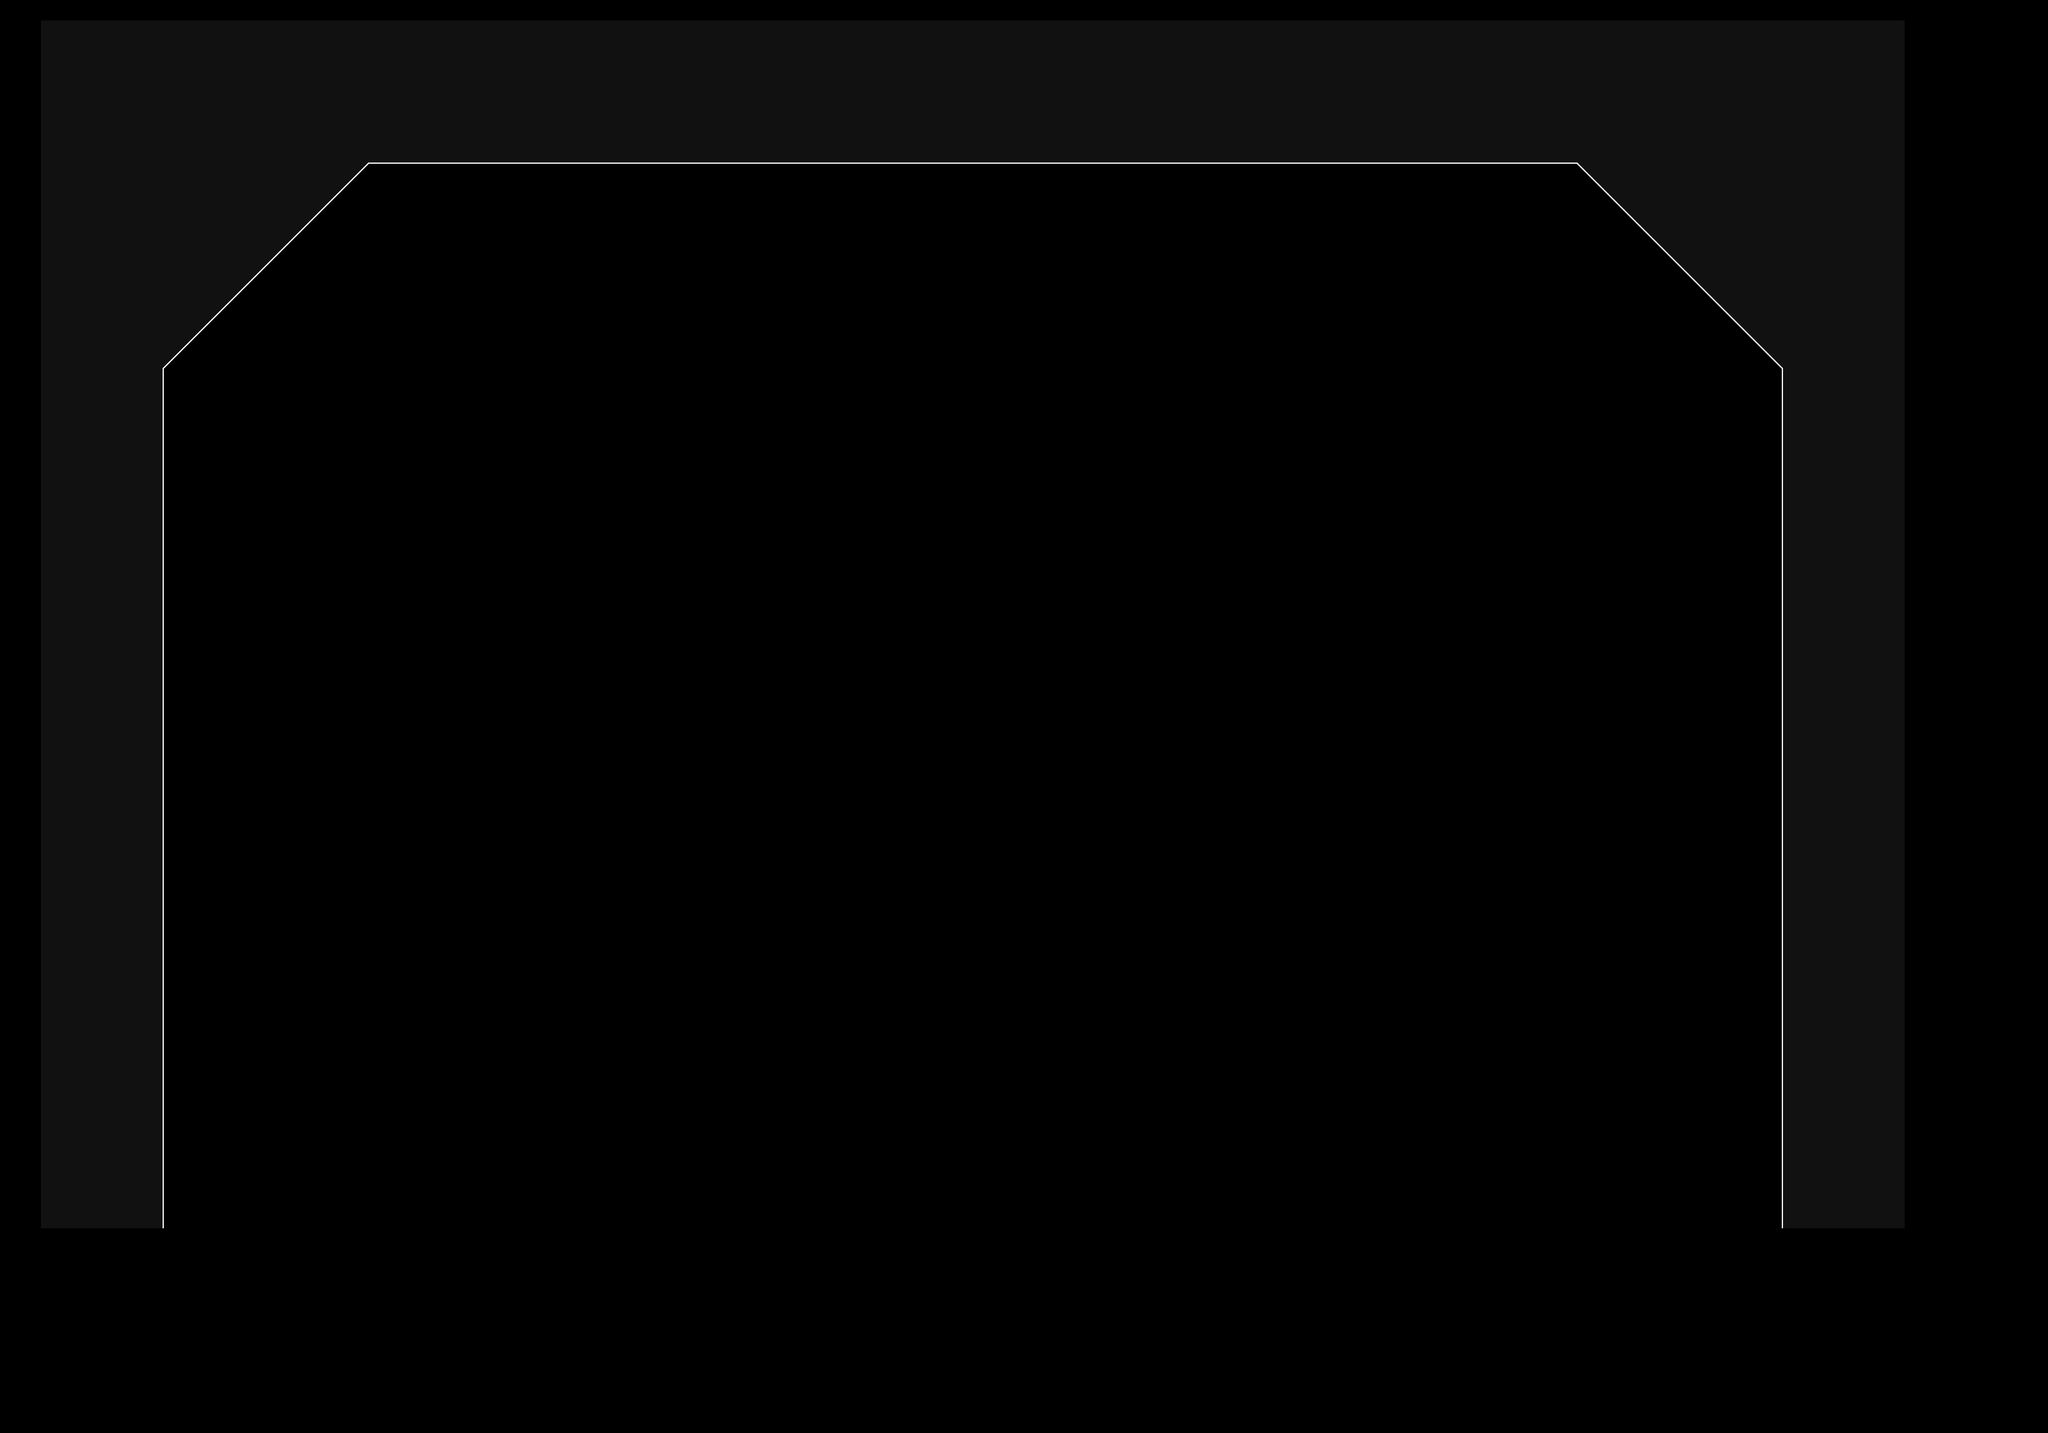

A 2D game scene composited from a Tiled map and its tileset images. What follows is a short description and the map's XML, with each tile layer's data collapsed to a summary:
An orthogonal 100x70 tile map with 32x32 px tiles, 1 tile layer (Tile Layer 1) and 78 objects (39x BotPoint, 10x Dummy, 5x MovePoint, 4x Start, 4x Platform, ...).

<map version="1.8" tiledversion="1.8.4" orientation="orthogonal" renderorder="right-down" compressionlevel="0" width="100" height="70" tilewidth="32" tileheight="32" infinite="0" nextlayerid="7" nextobjectid="230">
 <properties>
  <property name="customShader" type="bool" value="true" />
 </properties>
 <tileset firstgid="1" source="main_0.tsx" />
 <layer id="1" name="Tile Layer 1" width="100" height="70">
  <data>[7000 cells, 1371 non-empty, 8 distinct tile ids]</data>
 </layer>
 <objectgroup id="6" name="bot-layer">
  <object id="157" name="BotPoint" type="BotPoint" x="1152" y="584">
   <properties>
    <property name="teamIndex" type="int" value="1" />
    <property name="valid0" type="bool" value="true" />
    <property name="valid1" type="bool" value="true" />
   </properties>
   <polyline points="-672,568 -192,568" />
  </object>
  <object id="158" name="BotPoint" type="BotPoint" x="640" y="1032">
   <properties>
    <property name="teamIndex" type="int" value="1" />
    <property name="valid0" type="bool" value="true" />
    <property name="valid1" type="bool" value="true" />
   </properties>
   <polyline points="-160,-40 320,-40" />
  </object>
  <object id="159" name="BotPoint" type="BotPoint" x="800" y="872">
   <properties>
    <property name="teamIndex" type="int" value="1" />
    <property name="valid0" type="bool" value="true" />
    <property name="valid1" type="bool" value="true" />
   </properties>
   <polyline points="-320,-40 160,-40" />
  </object>
  <object id="160" name="BotPoint" type="BotPoint" x="736" y="680">
   <properties>
    <property name="teamIndex" type="int" value="1" />
    <property name="valid0" type="bool" value="true" />
    <property name="valid1" type="bool" value="true" />
   </properties>
   <polyline points="-256,-8 224,-8" />
  </object>
  <object id="161" name="BotPoint" type="BotPoint" x="1376" y="840" visible="0">
   <properties>
    <property name="teamIndex" type="int" value="1" />
    <property name="valid0" type="bool" value="true" />
    <property name="valid1" type="bool" value="true" />
   </properties>
   <polyline points="-384,312 32,312" />
  </object>
  <object id="162" name="BotPoint" type="BotPoint" x="864" y="1288">
   <properties>
    <property name="teamIndex" type="int" value="1" />
    <property name="valid0" type="bool" value="true" />
    <property name="valid1" type="bool" value="true" />
   </properties>
   <polyline points="96,-296 576,-296" />
  </object>
  <object id="163" name="BotPoint" type="BotPoint" x="1024" y="1128">
   <properties>
    <property name="teamIndex" type="int" value="1" />
    <property name="valid0" type="bool" value="true" />
    <property name="valid1" type="bool" value="true" />
   </properties>
   <polyline points="-64,-296 416,-296" />
  </object>
  <object id="164" name="BotPoint" type="BotPoint" x="960" y="936">
   <properties>
    <property name="teamIndex" type="int" value="1" />
    <property name="valid0" type="bool" value="true" />
    <property name="valid1" type="bool" value="true" />
   </properties>
   <polyline points="0,-264 480,-264" />
  </object>
  <object id="165" name="BotPoint" type="BotPoint" x="1152" y="1128">
   <properties>
    <property name="teamIndex" type="int" value="1" />
    <property name="valid0" type="bool" value="true" />
    <property name="valid1" type="bool" value="true" />
   </properties>
   <polyline points="-192,24 288,24" />
  </object>
  <object id="166" name="BotPoint" type="BotPoint" x="864" y="1064">
   <properties>
    <property name="teamIndex" type="int" value="1" />
    <property name="valid0" type="bool" value="true" />
    <property name="valid1" type="bool" value="true" />
   </properties>
   <polyline points="96,-392 96,-232" />
  </object>
  <object id="167" name="BotPoint" type="BotPoint" x="960" y="904">
   <properties>
    <property name="teamIndex" type="int" value="1" />
    <property name="valid0" type="bool" value="true" />
    <property name="valid1" type="bool" value="true" />
   </properties>
   <polyline points="0,-72 0,88" />
  </object>
  <object id="168" name="BotPoint" type="BotPoint" x="960" y="1032">
   <properties>
    <property name="teamIndex" type="int" value="1" />
    <property name="valid0" type="bool" value="true" />
    <property name="valid1" type="bool" value="true" />
   </properties>
   <polyline points="0,-40 0,120" />
  </object>
  <object id="169" name="BotPoint" type="BotPoint" x="480" y="744">
   <properties>
    <property name="teamIndex" type="int" value="1" />
    <property name="valid0" type="bool" value="true" />
    <property name="valid1" type="bool" value="true" />
   </properties>
   <polyline points="0,-72 0,88" />
  </object>
  <object id="170" name="BotPoint" type="BotPoint" x="480" y="904">
   <properties>
    <property name="teamIndex" type="int" value="1" />
    <property name="valid0" type="bool" value="true" />
    <property name="valid1" type="bool" value="true" />
   </properties>
   <polyline points="0,-72 0,88" />
  </object>
  <object id="171" name="BotPoint" type="BotPoint" x="480" y="936">
   <properties>
    <property name="teamIndex" type="int" value="1" />
    <property name="valid0" type="bool" value="true" />
    <property name="valid1" type="bool" value="true" />
   </properties>
   <polyline points="0,56 0,216" />
  </object>
  <object id="172" name="BotPoint" type="BotPoint" x="1504" y="744">
   <properties>
    <property name="teamIndex" type="int" value="1" />
    <property name="valid0" type="bool" value="true" />
    <property name="valid1" type="bool" value="true" />
   </properties>
   <polyline points="-64,-72 -64,88" />
  </object>
  <object id="173" name="BotPoint" type="BotPoint" x="1472" y="776">
   <properties>
    <property name="teamIndex" type="int" value="1" />
    <property name="valid0" type="bool" value="true" />
    <property name="valid1" type="bool" value="true" />
   </properties>
   <polyline points="-32,56 -32,216" />
  </object>
  <object id="174" name="BotPoint" type="BotPoint" x="1472" y="904">
   <properties>
    <property name="teamIndex" type="int" value="1" />
    <property name="valid0" type="bool" value="true" />
    <property name="valid1" type="bool" value="true" />
   </properties>
   <polyline points="-32,88 -32,248" />
  </object>
  <object id="175" name="BotPoint" type="BotPoint" x="1504" y="1128">
   <properties>
    <property name="teamIndex" type="int" value="1" />
    <property name="valid0" type="bool" value="true" />
    <property name="valid1" type="bool" value="true" />
   </properties>
   <polyline points="96,-456 96,-296" />
  </object>
  <object id="176" name="BotPoint" type="BotPoint" x="1824" y="648">
   <properties>
    <property name="teamIndex" type="int" value="1" />
    <property name="valid0" type="bool" value="true" />
    <property name="valid1" type="bool" value="true" />
   </properties>
   <polyline points="-224,24 256,24" />
  </object>
  <object id="177" name="BotPoint" type="BotPoint" x="2144" y="648">
   <properties>
    <property name="teamIndex" type="int" value="1" />
    <property name="valid0" type="bool" value="true" />
    <property name="valid1" type="bool" value="true" />
   </properties>
   <polyline points="-64,24 416,24" />
  </object>
  <object id="178" name="BotPoint" type="BotPoint" x="1504" y="744">
   <properties>
    <property name="teamIndex" type="int" value="1" />
    <property name="valid0" type="bool" value="true" />
    <property name="valid1" type="bool" value="true" />
   </properties>
   <polyline points="96,-72 -64,-72" />
  </object>
  </objectgroup>
 <objectgroup id="2" name="collision-layer">
  <!-- 1 objects omitted --></objectgroup>
 <objectgroup id="3" name="event-layer">
  <!-- 34 objects omitted --></objectgroup>
 <objectgroup id="5" name="objective">
  <!-- 4 objects omitted --></objectgroup>
</map>
<!-- 56 of 78 objects omitted -->
